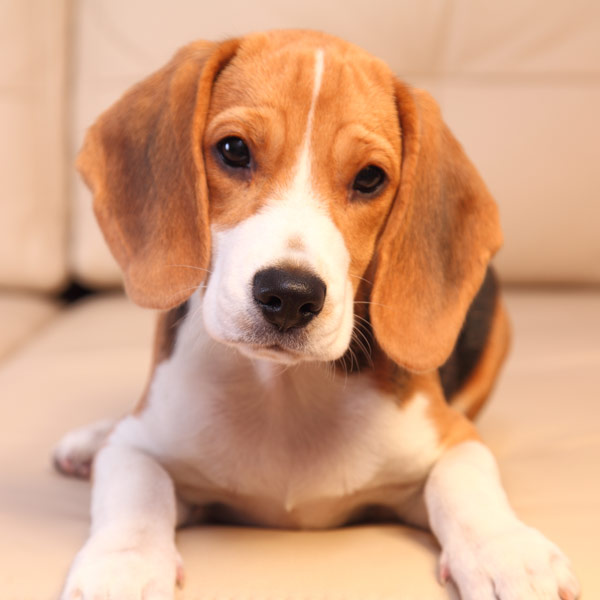
%> input picture image registration/dog.jpg, 600 x 600 px
$ octave plotfun.m   (GNU Octave 9; MATLAB toolbox functions it lacks are replaced by stand-ins)
%> lines starting %> are read from the running program, lines starting %| are printed output that depends on the picture
global B ;
global bm;
global bn;
global tm;
global tn;
global target;
global Mn;
global optimage;


% [5 lines of commented-out code are left out]
B = imread('dog.jpg');
%> B is the input picture: size 600x600x3 uint8; mean R, G, B 212.8, 163.5, 131.5
B = rgb2gray(B);
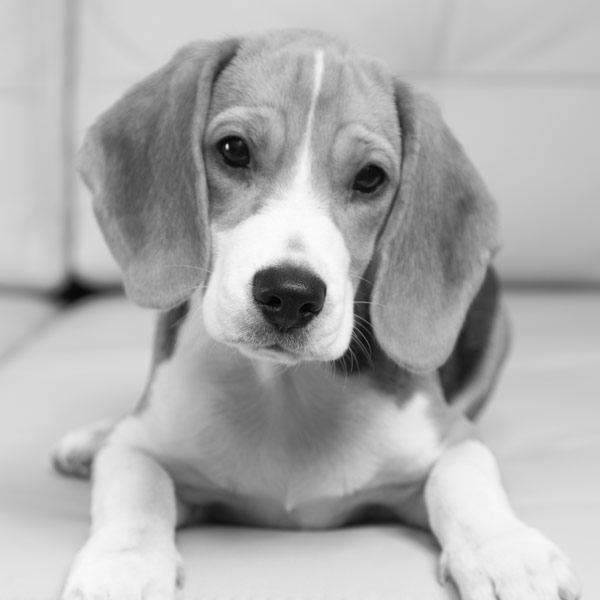
%> B: size 600x600 uint8; min 2, max 252, mean 174.6
%figure
%imshow(B);

B = double(B)./256.0;
%> B: size 600x600 double
[bm,bn] = size(B);
%> bm = 600; bn = 600

BR = imrotate(B,0,'bilinear');
[bm1,bn1]=size(BR);
%> bm1 = 600; bn1 = 600

target = BR(300:350,300:350);
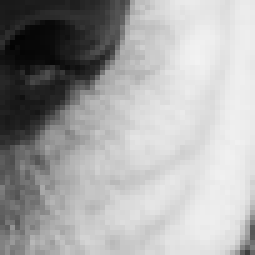
%> target: size 51x51 double (shown 5 times larger); min 0.0156, max 0.949, mean 0.656
%target = BR(100:150,150:200);
[tm,tn] = size(target);
%> tm = 51; tn = 51

Z3 = imtranslate(BR,[-299,-199]);
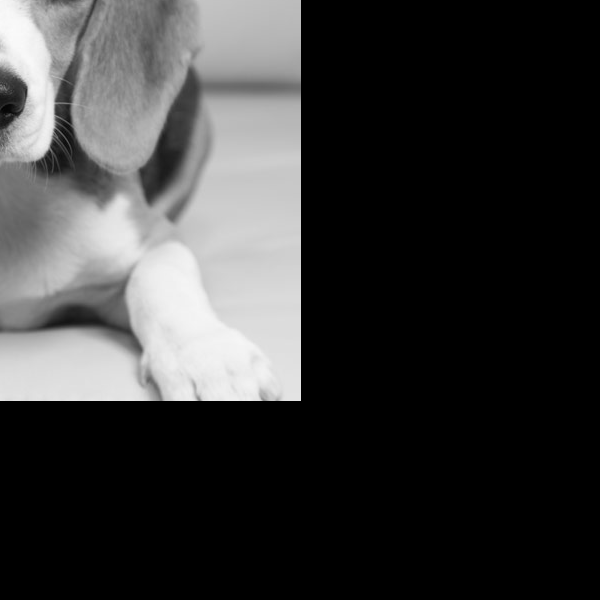
%> Z3: size 600x600 double; min 0, max 0.984, mean 0.225
%imshowpair(target, Z3(1:tm,1:tn), 'montage')
%pause(50)

tic
d = 3;
n = 16;
Corner = zeros(1,d);% matrix for corner node
Width = zeros(1,d);% matrix for width and length
Center = zeros(1,d);% matrix for center node
area = ones(1,1);% matrix for retrangle area
f = zeros(1,1);% function value for center points
getrho = zeros(1,1);
a = zeros(1,d);
b = zeros(1,d);
V = zeros(1,n);
M = zeros(1,n);
fileID = fopen('cos.txt','w');
i=0;
%xbest = rand(d,1)
xbest = [0,0,0]


fmin = funct(xbest,d);
% [49 lines not run here, left out]
function y = funct(c,d)
global bm;
global tm;

%jmc

s = c(1);
t = c(2);
r = c(3);

% [5 lines of commented-out code are left out]

y = regimage(s,t,r);
end


% [22 lines left out: function gradient, not called in this run]

function y = regimage(s,t,r)
%> called with s = 0, t = 0, r = 0

global B;
global target;
global tm;
global tn;
%jmc
global bm;
global bn;
global Mn;
global optimage;

Z = imrotate(B,r*180,'bilinear');
%Z1 = imtranslate(Z,[-s*(bm-tm),-t*(bn-tn)]);
Z1 = imtranslate(Z,[-s*(bm-tm),-t*(bn-tn)]);
Z2 = Z1(1:tm,1:tn);
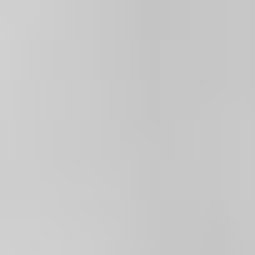
%> Z2: size 51x51 double (shown 5 times larger); min 0.77, max 0.82, mean 0.79


%> (the run ends here)

$ run again, with image registration/dog2.png saved as image registration/dog.jpg
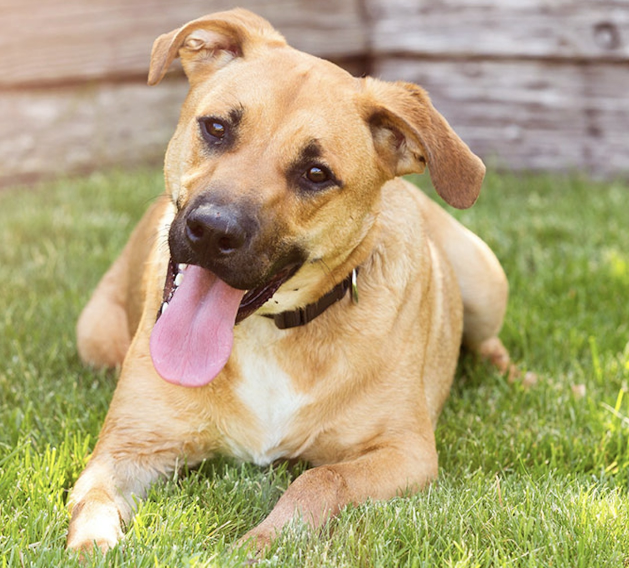
%> input picture image registration/dog2.png, 1258 x 1136 px (shown at 1/2 size)
%> B is the input picture: size 1136x1258x3 uint8; mean R, G, B 177.2, 164.5, 121.2
%> `Z3 = imtranslate(BR,[-299,-199]);`:
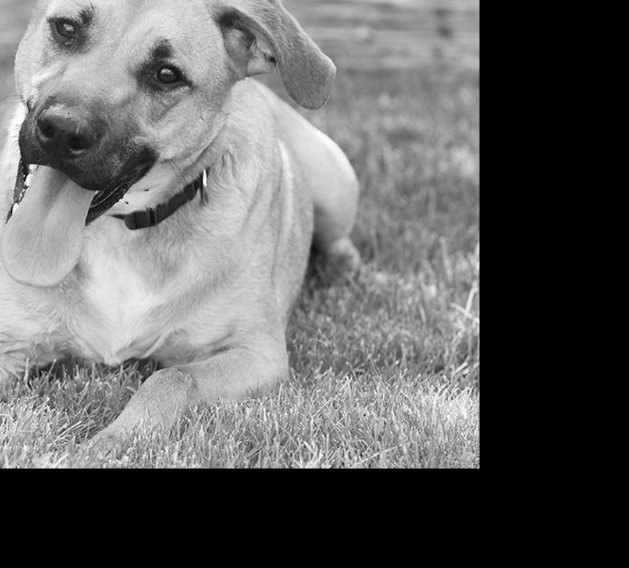
%> Z3: size 1136x1258 double (shown at 1/2 size); min 0, max 0.996, mean 0.39
%> in regimage, `Z2 = Z1(1:tm,1:tn);`:
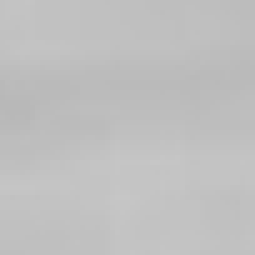
%> Z2: size 51x51 double (shown 5 times larger); min 0.723, max 0.777, mean 0.751
